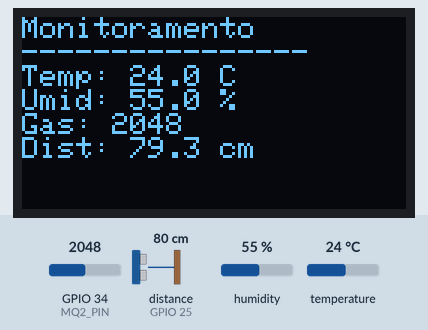
Simulated run of this sketch. Board: ESP32. Shown: 128×64 one-colour display. Wiring (inferred from the names in the program): ultrasonic range finder: trigger GPIO 26; echo GPIO 25. Inputs (shaded band) come from the test bench; at power-on: distance to the obstacle (sensor on GPIO 25) 80 cm, humidity 55 %, GPIO 34 (MQ2_PIN) = 2048, temperature 24 °C. The echo pulse lasts 58.3 µs per cm; WiFi joins after 1.5 s; servers stay silent unless stated; no MQTT or app messages arrive unless stated; what the sketch prints to the serial monitor is not drawn.

Above: at 4.2 s.
4.3 s: distance to the obstacle (sensor on GPIO 25) set to 2 cm
At 5.6 s:
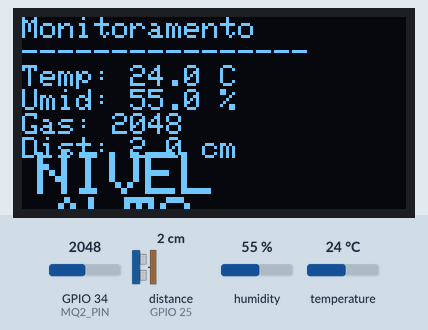
7.0 s: distance to the obstacle (sensor on GPIO 25) set to 18 cm
At 8.4 s:
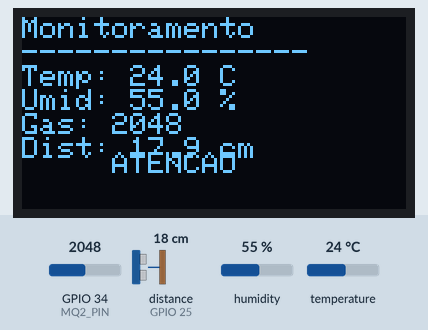
9.7 s: humidity set to 22 %
At 11.6 s:
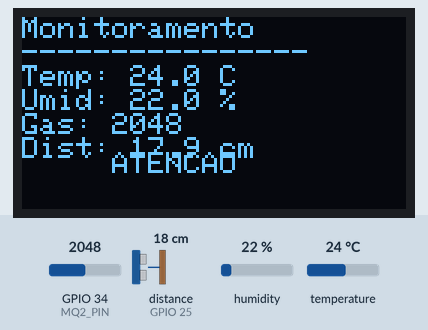
12.7 s: GPIO 34 (MQ2_PIN) set to 2866
At 14.4 s:
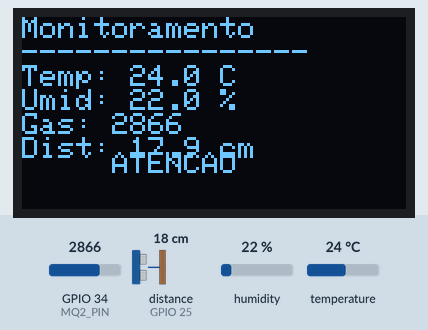
15.4 s: temperature set to 12 °C
At 18.5 s:
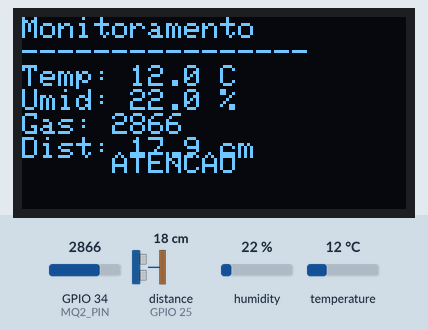
18.8 s: GPIO 34 (MQ2_PIN) set to 3972
At 20.4 s:
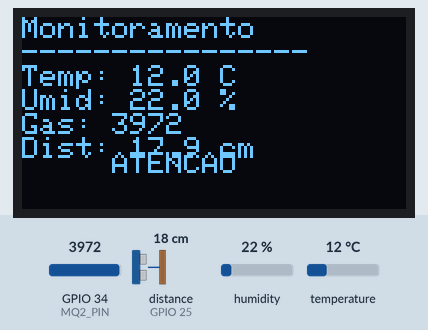
Timing chart, 0 to 21.9 s (numbered marks = the images above; inputs shaded):
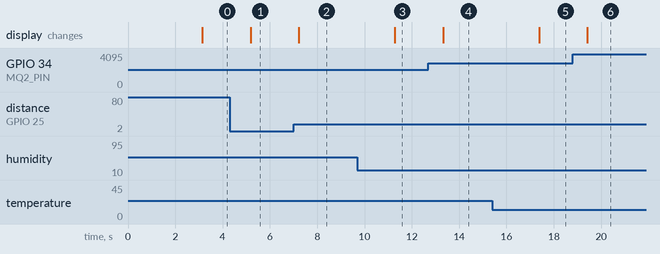

The sketch:

projeto.ino
```cpp
#include <WiFi.h>
#include <PubSubClient.h>
#include <Wire.h>
#include <Adafruit_GFX.h>
#include <Adafruit_SSD1306.h>
#include <DHT.h>

// ===== OLED =====
#define SCREEN_WIDTH 128
#define SCREEN_HEIGHT 64
#define OLED_ADDR 0x3C
#define OLED_SDA 21
#define OLED_SCL 22
Adafruit_SSD1306 display(SCREEN_WIDTH, SCREEN_HEIGHT, &Wire, -1);

// ===== DHT22 =====
#define DHTPIN 15
#define DHTTYPE DHT22
DHT dht(DHTPIN, DHTTYPE);

// ===== Ultrassônico =====
#define TRIG_PIN 26
#define ECHO_PIN 25

// ===== MQ-2 =====
#define MQ2_PIN 34

// ===== Limites Chorume (cm) =====
#define NIVEL_MEDIO 25
#define NIVEL_CRITICO 15

// ===== WiFi =====
const char* ssid = "RIBEIRO";
const char* password = "PaesRibeiro";

// ===== MQTT =====
const char* mqtt_server = "192.168.16.108";
const int mqtt_port = 1883;

const char* topic_temp  = "IFSCTub/ETCC001/temperatura";
const char* topic_hum   = "IFSCTub/ETCC001/umidade";
const char* topic_gas   = "IFSCTub/ETCC001/gas";
const char* topic_dist  = "IFSCTub/ETCC001/distancia";

WiFiClient espClient;
PubSubClient mqttClient(espClient);

// ===== FUNÇÕES =====

void setup_wifi() {
  WiFi.begin(ssid, password);
  Serial.print("Conectando ao WiFi");
  while (WiFi.status() != WL_CONNECTED) {
    delay(500);
    Serial.print(".");
  }
  Serial.println("\nWiFi conectado!");
  Serial.println(WiFi.localIP());
}

void verify_wifi() {
  if (WiFi.status() != WL_CONNECTED) {
    setup_wifi();
  }
}

void reconnect_mqtt() {
  while (!mqttClient.connected()) {
    Serial.print("Conectando ao MQTT...");
    if (mqttClient.connect("ESP32_ETCC001")) {
      Serial.println("Conectado!");
    } else {
      Serial.print("Erro: ");
      Serial.println(mqttClient.state());
      delay(5000);
    }
  }
}

// ---- Ultrassônico (com timeout) ----
float medirDistancia() {
  digitalWrite(TRIG_PIN, LOW);
  delayMicroseconds(2);
  digitalWrite(TRIG_PIN, HIGH);
  delayMicroseconds(10);
  digitalWrite(TRIG_PIN, LOW);

  long duracao = pulseIn(ECHO_PIN, HIGH, 25000);
  if (duracao == 0) return -1;

  return duracao * 0.034 / 2;
}

// ===== SETUP =====
void setup() {
  Serial.begin(115200);

  pinMode(TRIG_PIN, OUTPUT);
  pinMode(ECHO_PIN, INPUT);

  Wire.begin(OLED_SDA, OLED_SCL);
  display.begin(SSD1306_SWITCHCAPVCC, OLED_ADDR);
  display.clearDisplay();
  display.setTextColor(SSD1306_WHITE);
  display.setTextSize(1);
  display.setCursor(0, 0);
  display.println("Iniciando sistema...");
  display.display();

  dht.begin();

  setup_wifi();
  mqttClient.setServer(mqtt_server, mqtt_port);

  delay(1500);
}

// ===== LOOP =====
void loop() {
  verify_wifi();
  if (!mqttClient.connected()) reconnect_mqtt();
  mqttClient.loop();

  float temp = dht.readTemperature();
  float hum  = dht.readHumidity();
  float dist = medirDistancia();
  int gas    = analogRead(MQ2_PIN);

  char msg[100];

  snprintf(msg, sizeof(msg), "%.2f", temp);
  mqttClient.publish(topic_temp, msg);

  snprintf(msg, sizeof(msg), "%.2f", hum);
  mqttClient.publish(topic_hum, msg);

  snprintf(msg, sizeof(msg), "%d", gas);
  mqttClient.publish(topic_gas, msg);

  snprintf(msg, sizeof(msg), "%.2f", dist);
  mqttClient.publish(topic_dist, msg);

  // ===== OLED =====
  display.clearDisplay();
  display.setCursor(0, 0);

  display.println("Monitoramento");
  display.println("----------------");

  display.print("Temp: ");
  display.print(temp, 1);
  display.println(" C");

  display.print("Umid: ");
  display.print(hum, 1);
  display.println(" %");

  display.print("Gas: ");
  display.println(gas);

  display.print("Dist: ");
  if (dist < 0) display.println("Erro");
  else {
    display.print(dist, 1);
    display.println(" cm");
  }

  // ===== ALERTA =====
  if (dist > 0 && dist <= NIVEL_CRITICO) {
    display.setTextSize(2);
    display.setCursor(5, 45);
    display.println("NIVEL");
    display.setCursor(10, 60);
    display.println("ALTO");
    display.setTextSize(1);
  }
  else if (dist > NIVEL_CRITICO && dist <= NIVEL_MEDIO) {
    if (millis() % 1000 < 500) {
      display.setCursor(30, 45);
      display.println("ATENCAO");
    }
  }

  display.display();
  delay(2000);
}
```

Measured:
- after the input at 4.3 s, the display: changes after 0.88 s (image 1)
- after the input at 7.0 s, the display: changes after 0.22 s (image 2)
- after the input at 9.7 s, the display: changes after 1.6 s (image 3)
- after the input at 12.7 s, the display: changes after 0.62 s (image 4)
- after the input at 15.4 s, the display: changes after 2.0 s (image 5)
- after the input at 18.8 s, the display: changes after 0.62 s (image 6)
